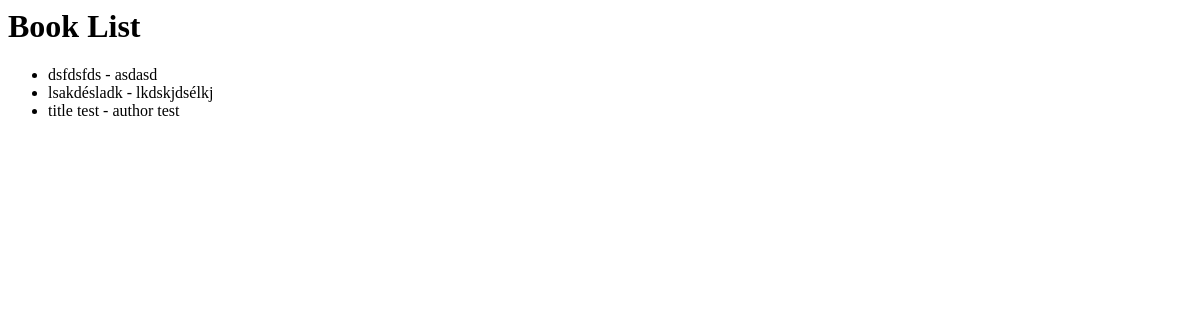
Page /booklist/ on the earlier database version.
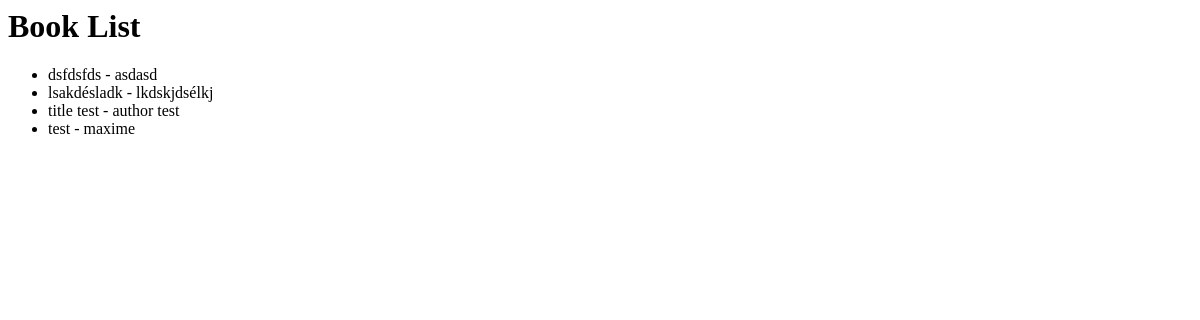
Same page on the later database version.
### library/models.py (models this page shows, shortened)
class Book(models.Model):
    author = models.CharField(max_length=50)
    title = models.CharField(max_length=50)

### library/views.py (the view)
# urls.py: path('booklist/', views.book_list, name='book_list'),
def book_list(request):
    book_list = Book.objects.all()
    return render(request, 'book_list.html', {'book_list': book_list})

### library/templates/book_list.html
<h1>Book List</h1>
  {% if book_list %}
    <ul>
      {% for book in book_list %}
      <li>
        {{ book.title }} - {{book.author}}
      </li>
      {% endfor %}
    </ul>
  {% else %}
    <p>There are no books in the library.</p>
  {% endif %}

Differences in the rows shown:
added Book: title "test", author "maxime"
